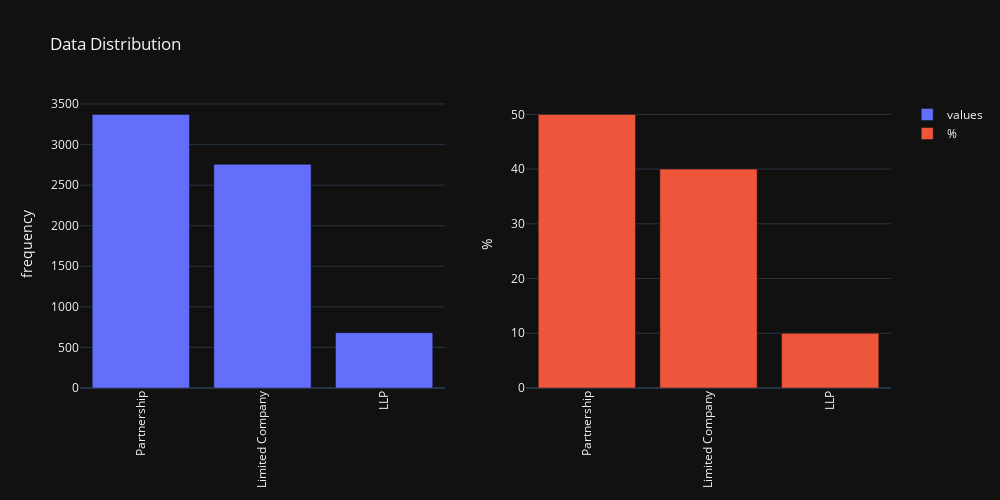

The notebook cell this image was saved under:
### Code cell
company_dist_num, company_dist_perc = get_dist(data=data_nomsn,col="Company type")
plot_dist_bar(company_dist_num,company_dist_perc,title="Data Distribution")

### Figure 1 — Plotly figure (JSON) as saved in the notebook; plotly's stock layout.template omitted (floating-point values rounded to 4 significant figures)
{"data": [{"name": "values", "type": "bar", "x": ["Partnership", "Limited Company", "LLP"], "xaxis": "x", "y": [3372, 2757, 682], "yaxis": "y"}, {"name": "%", "type": "bar", "x": ["Partnership", "Limited Company", "LLP"], "xaxis": "x2", "y": [50, 40, 10], "yaxis": "y2"}], "layout": {"height": 500, "title": {"text": "Data Distribution"}, "width": 1000, "xaxis": {"anchor": "y", "domain": [0, 0.45], "tickangle": -90}, "xaxis2": {"anchor": "y2", "domain": [0.55, 1], "tickangle": -90}, "yaxis": {"anchor": "x", "domain": [0, 1], "title": {"text": "frequency"}}, "yaxis2": {"anchor": "x2", "domain": [0, 1], "title": {"text": "%"}}}}
